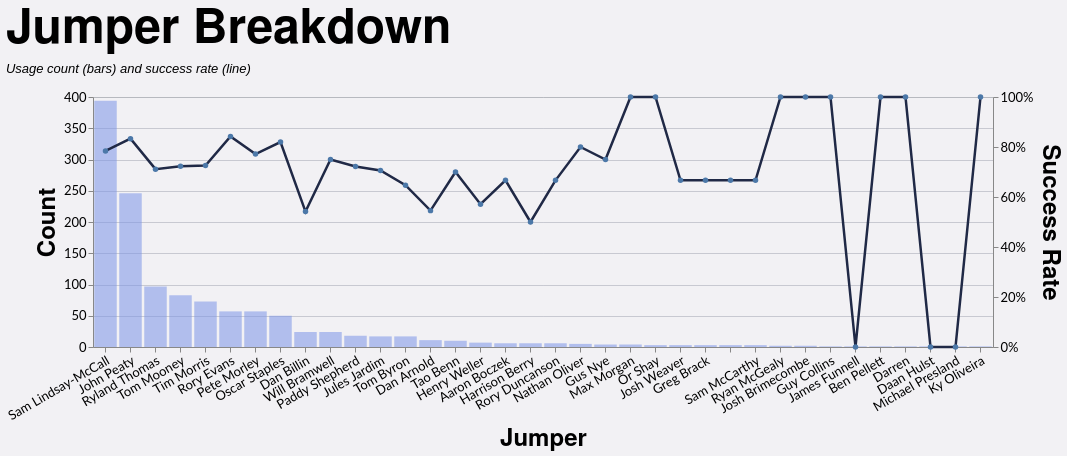

Write a Vega-Lite specification for this figure.
### Vega-Lite specification from a JSON file in a GitHub repository (floating-point values rounded to 4 significant figures; data arrays with more than 128 entries replaced by an {"elided": "..."} marker saying what was removed)
{"config": {"axis": {"labelFont": "Lato, sans-serif", "titleFont": "PT Sans Narrow, Helvetica Neue, Helvetica, Arial, sans-serif", "labelFontSize": 13, "titleFontSize": 24, "gridColor": "#202947", "gridOpacity": 0.2}, "header": {"labelFont": "PT Sans Narrow, Helvetica Neue, Helvetica, Arial, sans-serif", "titleFont": "PT Sans Narrow, Helvetica Neue, Helvetica, Arial, sans-serif", "labelFontSize": 24, "titleFontSize": 28, "labelFontWeight": "bold", "orient": "left"}, "legend": {"labelFont": "Lato, sans-serif", "titleFont": "PT Sans Narrow, Helvetica Neue, Helvetica, Arial, sans-serif", "labelFontSize": 14, "titleFontSize": 16, "titlePadding": 5, "fillColor": "white", "strokeColor": "black", "padding": 10, "titleFontWeight": "lighter", "titleFontStyle": "italic", "titleColor": "gray", "offset": 10}, "title": {"font": "PT Sans Narrow, Helvetica Neue, Helvetica, Arial, sans-serif", "fontSize": 48, "fontWeight": "bold", "anchor": "start", "align": "center", "titlePadding": 20, "subtitlePadding": 10, "subtitleFontSize": 13, "subtitleColor": "", "subtitleFontStyle": "italic", "offset": 15, "color": "black"}, "axisX": {"labelAngle": 0}, "facet": {"title": null, "header": null, "align": {"row": "each", "column": "each"}}, "resolve": {"scale": {"y": "independent", "facet": "independent"}}, "background": "#f2f1f4", "scale": {"offsetBandPaddingOuter": 0.2, "offsetBandPaddingInner": 0.1}}, "layer": [{"mark": {"type": "bar", "color": "#7d96e8", "opacity": 0.55}, "encoding": {"tooltip": [{"field": "jumper", "title": "Jumper", "type": "nominal"}, {"field": "won", "format": ",.0f", "title": "Won", "type": "quantitative"}, {"field": "attempts", "format": ",.0f", "title": "Attempts", "type": "quantitative"}, {"field": "success_rate", "format": ".1%", "title": "Success Rate", "type": "quantitative"}], "x": {"axis": {"labelAngle": -30}, "field": "jumper", "sort": "-y", "title": "Jumper", "type": "nominal"}, "y": {"axis": {"format": ",.0f", "orient": "left"}, "field": "attempts", "title": "Count", "type": "quantitative"}}, "transform": [{"filter": "(loSquad == 'All' || datum.squad == loSquad) && (loGameType == 'All' || (loGameType == 'League + Cup' && (datum.game_type == 'League' || datum.game_type == 'Cup')) || (loGameType == 'League only' && datum.game_type == 'League') || datum.game_type == loGameType) && (loOpposition == 'All' || datum.opposition == loOpposition) && (loThrower == 'All' || datum.thrower == loThrower) && (loJumper == 'All' || datum.jumper == loJumper) && (loArea == 'All' || datum.area == loArea) && (loNumbers == 'All' || datum.numbers == loNumbers) && (loCallType == 'All' || datum.call_type == loCallType)"}, {"filter": "(loSeason == 'All' || datum.season == loSeason)"}, {"aggregate": [{"op": "count", "as": "attempts"}, {"op": "sum", "field": "won", "as": "won"}], "groupby": ["jumper"]}, {"calculate": "datum.won / datum.attempts", "as": "success_rate"}]}, {"mark": {"type": "line", "color": "#202946", "point": true, "strokeWidth": 2.5}, "encoding": {"tooltip": [{"field": "jumper", "title": "Jumper", "type": "nominal"}, {"field": "won", "format": ",.0f", "title": "Won", "type": "quantitative"}, {"field": "attempts", "format": ",.0f", "title": "Attempts", "type": "quantitative"}, {"field": "success_rate", "format": ".1%", "title": "Success Rate", "type": "quantitative"}], "x": {"axis": {"labelAngle": -30}, "field": "jumper", "sort": "-y", "title": "Jumper", "type": "nominal"}, "y": {"axis": {"format": "%", "orient": "right"}, "field": "success_rate", "scale": {"domain": [0, 1]}, "title": "Success Rate", "type": "quantitative"}}, "transform": [{"filter": "(loSquad == 'All' || datum.squad == loSquad) && (loGameType == 'All' || (loGameType == 'League + Cup' && (datum.game_type == 'League' || datum.game_type == 'Cup')) || (loGameType == 'League only' && datum.game_type == 'League') || datum.game_type == loGameType) && (loOpposition == 'All' || datum.opposition == loOpposition) && (loThrower == 'All' || datum.thrower == loThrower) && (loJumper == 'All' || datum.jumper == loJumper) && (loArea == 'All' || datum.area == loArea) && (loNumbers == 'All' || datum.numbers == loNumbers) && (loCallType == 'All' || datum.call_type == loCallType)"}, {"filter": "(loSeason == 'All' || datum.season == loSeason)"}, {"aggregate": [{"op": "count", "as": "attempts"}, {"op": "sum", "field": "won", "as": "won"}], "groupby": ["jumper"]}, {"calculate": "datum.won / datum.attempts", "as": "success_rate"}]}], "data": {"name": "data-e2cc7a9e7d11ff6d493dc632215dd0ca"}, "height": 250, "params": [{"name": "loSquad", "bind": {"input": "select", "options": ["All", "1st", "2nd"], "name": "Squad "}, "value": "All"}, {"name": "loSeason", "bind": {"input": "select", "options": ["All", "2021/22", "2022/23", "2023/24", "2024/25", "2025/26"], "name": "Season "}, "value": "All"}, {"name": "loGameType", "bind": {"input": "select", "options": ["All", "League + Cup", "League only", "Cup", "Friendly", "League"], "name": "Game Type "}, "value": "All"}, {"name": "loOpposition", "bind": {"input": "select", "options": ["All", "Barns Green", "Beccehamians", "Brighton II", "Burgess Hill", "Cheshunt", "Cobham", "Crawley", "Ditchling", "Dover", "Eastbourne", "Eastbourne II", "Haywards Heath", "Heathfield & Waldron", "Hellingly", "Holbrook", "Horsham", "Horsham II", "Hove", "KCS Old Boys", "Kingston", "Lewes", "London Cornish", "London Irish", "Midhurst", "Newick", "Old Caterhamians", "Old Colfeians", "Old Haileyburians", "Old Rutlishians", "Old Tiffinians", "Old Walcountians", "Pulborough", "Royals", "Seaford", "Shoreham", "St Francis", "Teddington", "Trinity", "Twickenham", "Uckfield", "Warlingham", "Wensleydale", "Weybridge Vandals"], "name": "Opposition "}, "value": "All"}, {"name": "loThrower", "bind": {"input": "select", "options": ["All", "", "Ben Darch", "Ben Pellett", "Ben Tottman", "Ben Watkinson", "Charlie Pullen", "Dan Billin", "George Beet", "Harrison Berry", "Josh Brimecombe", "Mark Oliver", "Morgan Burger", "Reggie Harris", "Rory Duncanson", "Tom McMahon"], "name": "Thrower "}, "value": "All"}, {"name": "loJumper", "bind": {"input": "select", "options": ["All", "", "Aaron Boczek", "Ben Pellett", "Daan Hulst", "Dan Arnold", "Dan Billin", "Darren", "Greg Brack", "Gus Nye", "Guy Collins", "Harrison Berry", "Henry Weller", "James Funnell", "John Peaty", "Josh Brimecombe", "Josh Weaver", "Jules Jardim", "Ky Oliveira", "Max Morgan", "Michael Presland", "Nathan Oliver", "Or Shay", "Oscar Staples", "Paddy Shepherd", "Pete Morley", "Rory Duncanson", "Rory Evans", "Ryan McGealy", "Ryland Thomas", "Sam Lindsay-McCall", "Sam McCarthy", "Tao Benn", "Tim Morris", "Tom Byron", "Tom Mooney", "Will Bramwell"], "name": "Jumper "}, "value": "All"}, {"name": "loArea", "bind": {"input": "select", "options": ["All", "Back", "Front", "Middle", "Unknown"], "name": "Area "}, "value": "All"}, {"name": "loNumbers", "bind": {"input": "select", "options": ["All", "4", "5", "6", "7"], "name": "Numbers "}, "value": "All"}, {"name": "loCallType", "bind": {"input": "select", "options": ["All", "4-man only", "Old", "Other", "SLM", "Sandy"], "name": "Call Type "}, "value": "All"}], "resolve": {"scale": {"y": "independent"}}, "title": {"text": "Jumper Breakdown", "subtitle": "Usage count (bars) and success rate (line)"}, "width": {"step": 25}, "$schema": "https://vega.github.io/schema/vega-lite/v5.20.1.json", "datasets": {"data-e2cc7a9e7d11ff6d493dc632215dd0ca": {"elided": "1242 records"}}}
